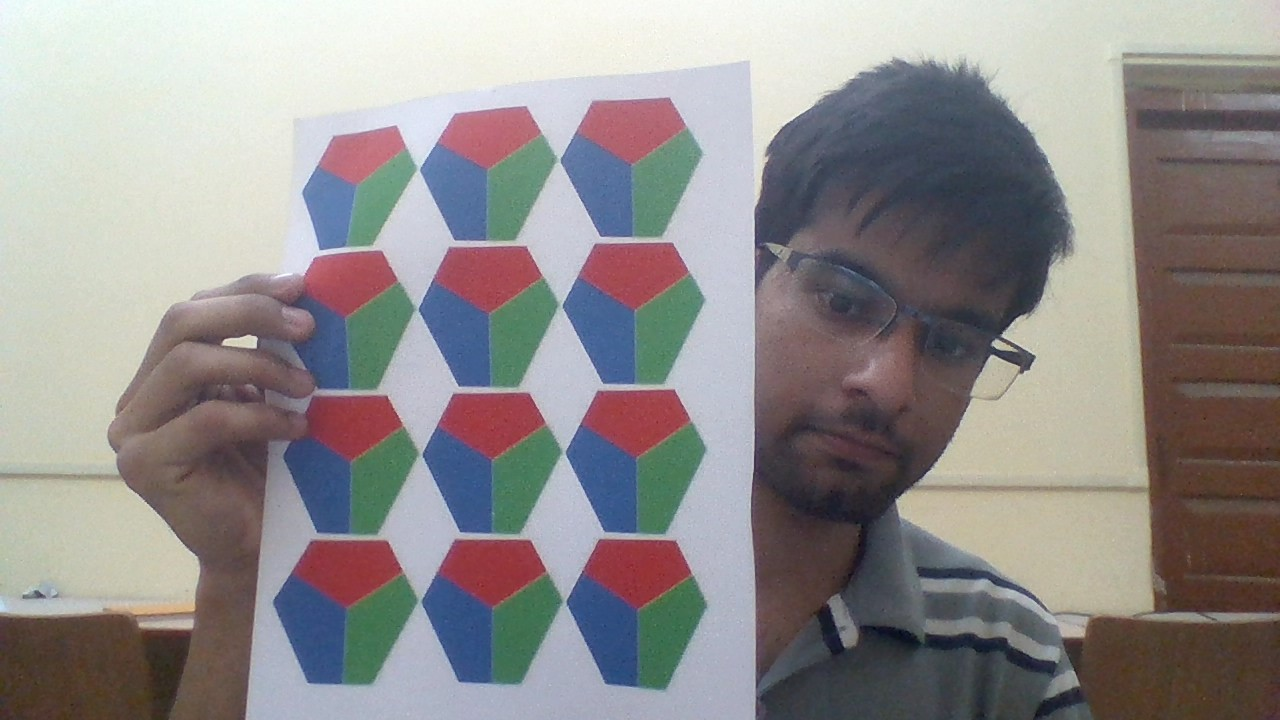
%> input picture test.jpg, 1280 x 720 px
$ octave --eval "result = ipl_find_circle(imread('test.jpg'));"   (GNU Octave 9; MATLAB toolbox functions it lacks are replaced by stand-ins)
%> lines starting %> are read from the running program, lines starting %| are printed output that depends on the picture; in (x1, y1, x2, y2) boxes, pixels count from 0 and x2, y2 are one past the last pixel; in counts of white or black regions, pixels touching at a corner belong together; the program's own positions count from 1
function[circle] = ipl_find_circle(I)
tic
% NOTE: I is assumed to be a grayscale image

% Step 1: Segment image using Otsu큦 method
t = graythresh(I);
%> t = 0.561
BW = im2bw(I, t);
%> BW: size 720x1280 logical; 46.4% white; 220 white regions (199 under 20 px), largest, box (x1, y1, x2, y2) and area: (0, 0, 1280, 720) 423308, (968, 579, 1089, 637) 1455, (139, 617, 194, 629) 501

% Step 2: Leave just "big" components on binary image
[L, num] = bwlabel(BW);
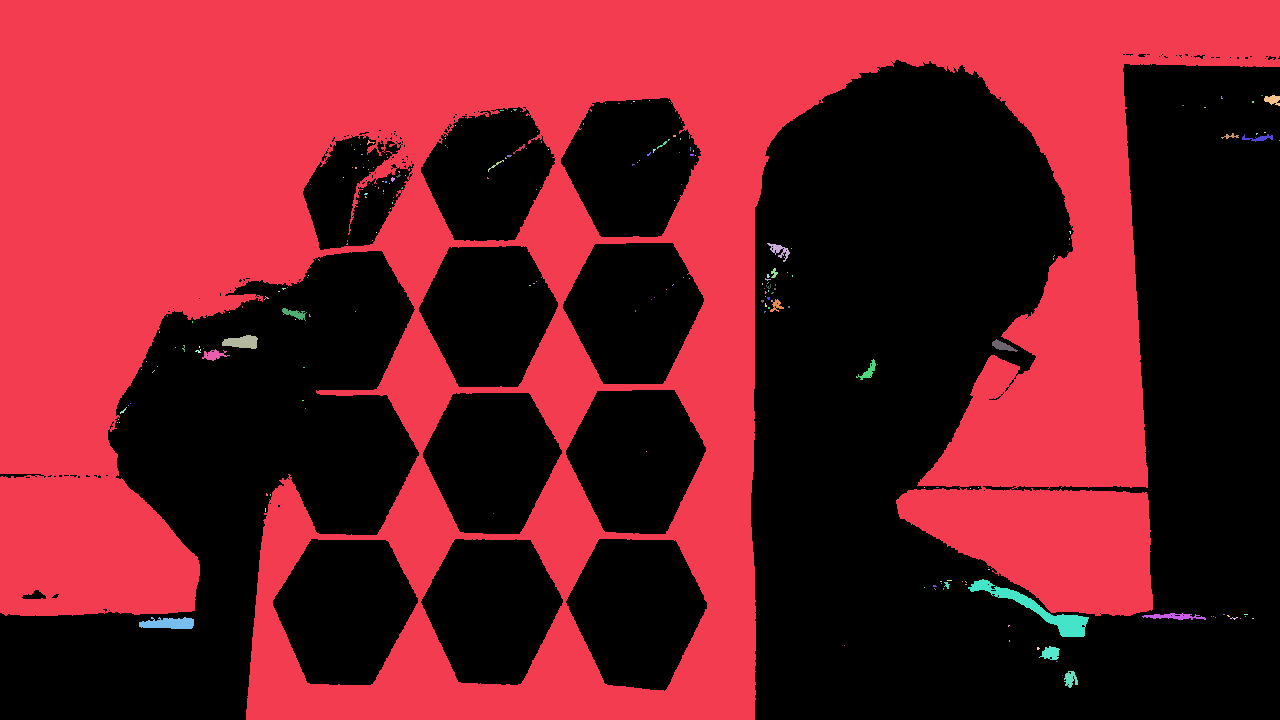
%> L: size 720x1280 double; 221 distinct labels, from 0 to 220; one colour per label, 0 black
%> num = 220
stats = regionprops(L, 'Area', 'PixelIdxList');
%> stats = 220 regions; largest, Area: 423308, 1455, 501, 354, 239
area_vector = [stats(:).Area];
%> area_vector = 220 values, max 423308 at index 1, min 1 at index 2, mean 1945.2
area_vector = sort(area_vector);
%> area_vector = 220 values from 1 to 423308
threshold_pos = floor(num * 0.98);
%> threshold_pos = 215
threshold = area_vector(threshold_pos);
%> threshold = 188

for i=1:num
    if(stats(i).Area < threshold)
        BW(stats(i).PixelIdxList) = false;
    end
end
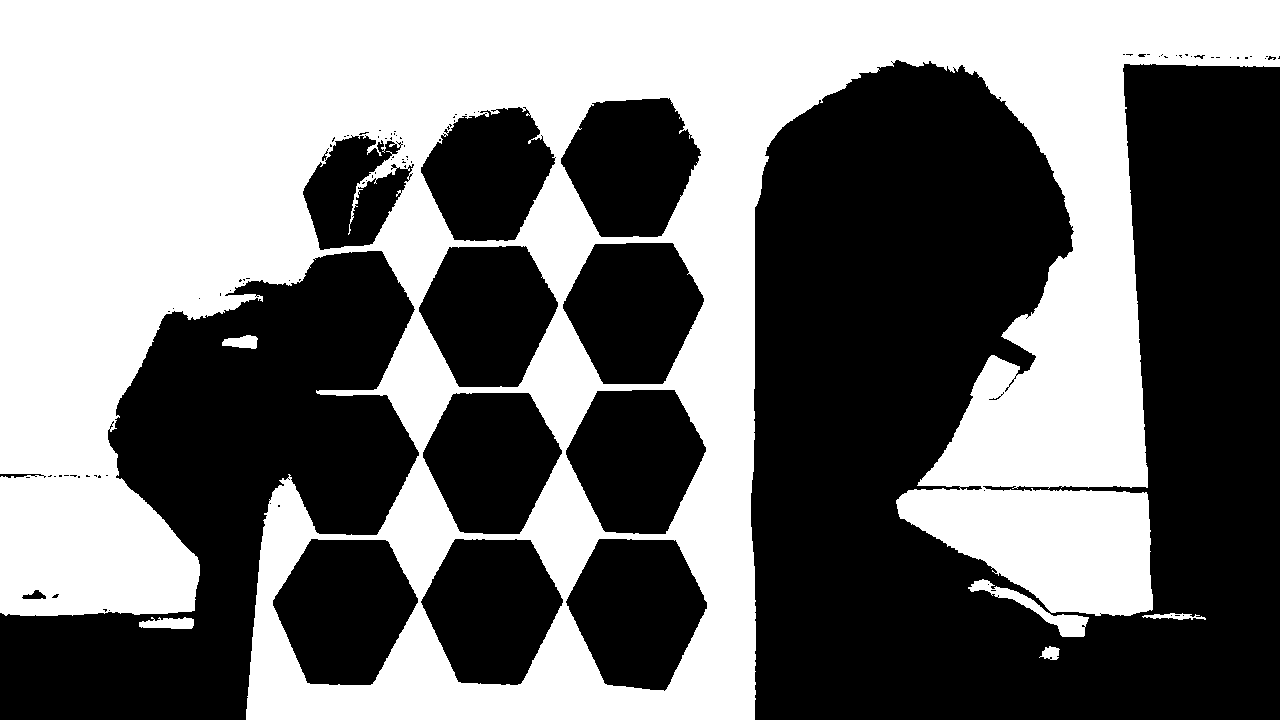
%> BW: size 720x1280 logical; 46.2% white; 6 white regions, box (x1, y1, x2, y2) and area: (0, 0, 1280, 720) 423308, (968, 579, 1089, 637) 1455, (139, 617, 194, 629) 501, (222, 335, 258, 349) 354, (1142, 613, 1206, 620) 239, (1039, 646, 1060, 660) 188

% Step 3: Dilate image with a circle of small radius
str = strel('disk', 5);
BW = imdilate(BW, str);
%> BW: size 720x1280 logical; 50.9% white; 12 black regions

% Step 4: Take component with biggest area as the circle
L = bwlabel(BW);
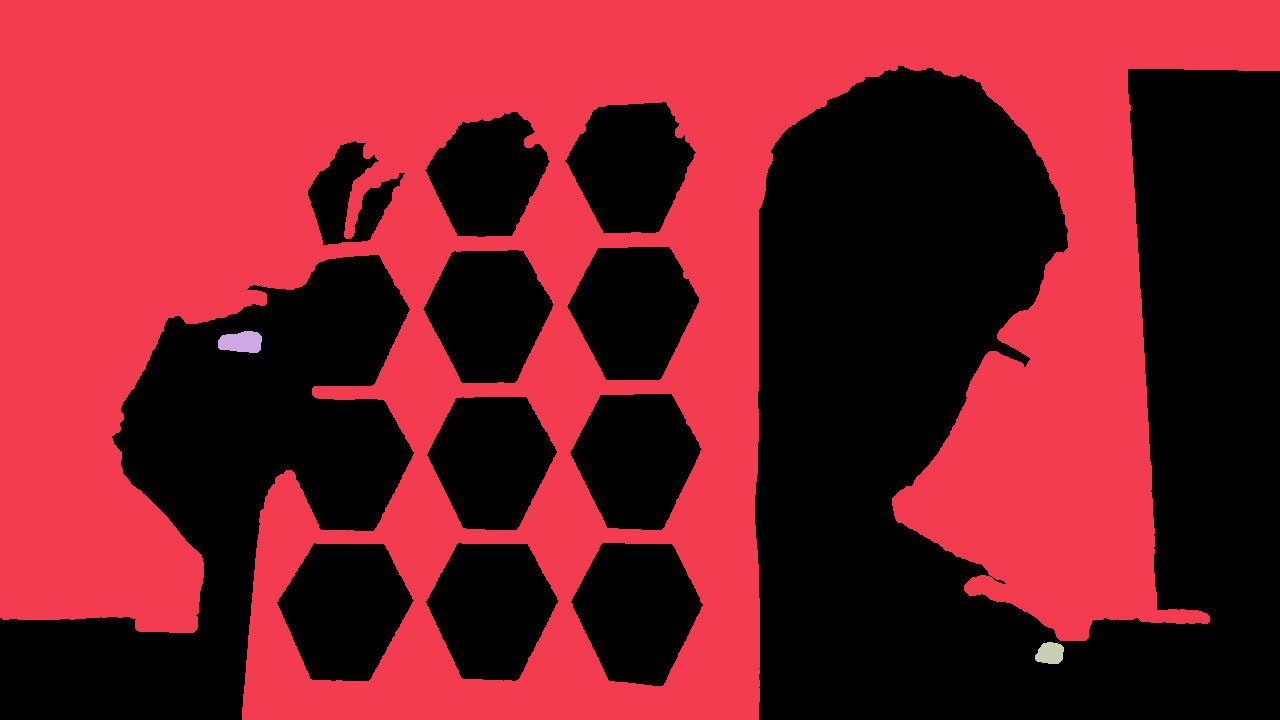
%> L: size 720x1280 double; 4 distinct labels, from 0 to 3; one colour per label, 0 black
stats = regionprops(L, 'Area', 'BoundingBox', 'Centroid', 'EquivDiameter');
%> stats = 3 regions; box (x1, y1, x2, y2), Area, Centroid and EquivDiameter: (0, 0, 1280, 720) 467493 [547.6 300.6] 771.5, (218, 331, 262, 353) 778 [241.9 342.8] 31.47, (1035, 642, 1064, 664) 507 [1050.8 654] 25.41
area_vector = [stats(:).Area];
%> area_vector = [467493 778 507]
[max_value, max_idx] = max(area_vector);
%> max_value = 467493; max_idx = 1
soi = stats(max_idx);
%> soi = 1 region; box (x1, y1, x2, y2), Area, Centroid and EquivDiameter: (0, 0, 1280, 720) 467493 [547.6 300.6] 771.5

% Set output variable
circle = imcrop(I, soi.BoundingBox);
%> circle is the input picture: size 720x1280x3 uint8; mean R, G, B 145.2, 141.3, 140.8

% Display results
radius = soi.EquivDiameter/2;
%> radius = 385.8
N = 1000;
theta = linspace(0, 2*pi, N);
rho = ones(1, N) * radius;
[X,Y] = pol2cart(theta, rho);
%> X = 1000 values, max 385.8 at index 1, min -385.8 at index 500, mean 0.386; Y = 1000 values, max 385.8 at index 251, min -385.8 at index 750, mean 1.46e-14
X = soi.Centroid(1) - X;
%> X = 1000 values, max 933.4 at index 500, min 161.9 at index 1, mean 547.2
Y = soi.Centroid(2) - Y;
%> Y = 1000 values, max 686.3 at index 750, min -85.2 at index 251, mean 300.6
%> `result = ipl_find_circle(imread('test.jpg'));`:
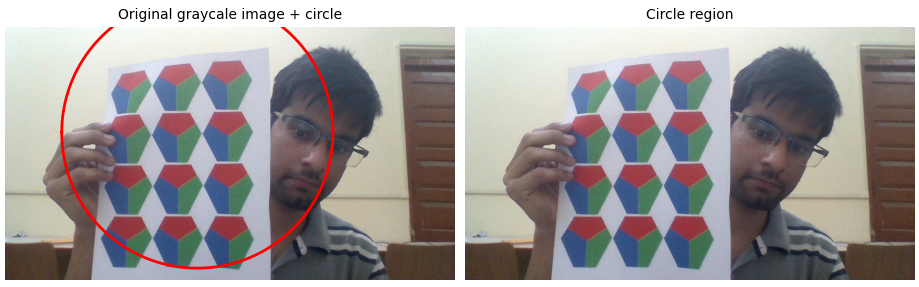
%> figure redrawn from the program's plot data, 2 panels
toc
figure;
subplot(1,2,1);
imshow(I);
hold on;
plot(X, Y, '-r', 'LineWidth', 2);
title('Original graycale image + circle', 'FontSize', 12)

subplot(1,2,2);
imshow(circle);
title('Circle region', 'FontSize', 12);

end

$ run again, on 11 (1).jpg
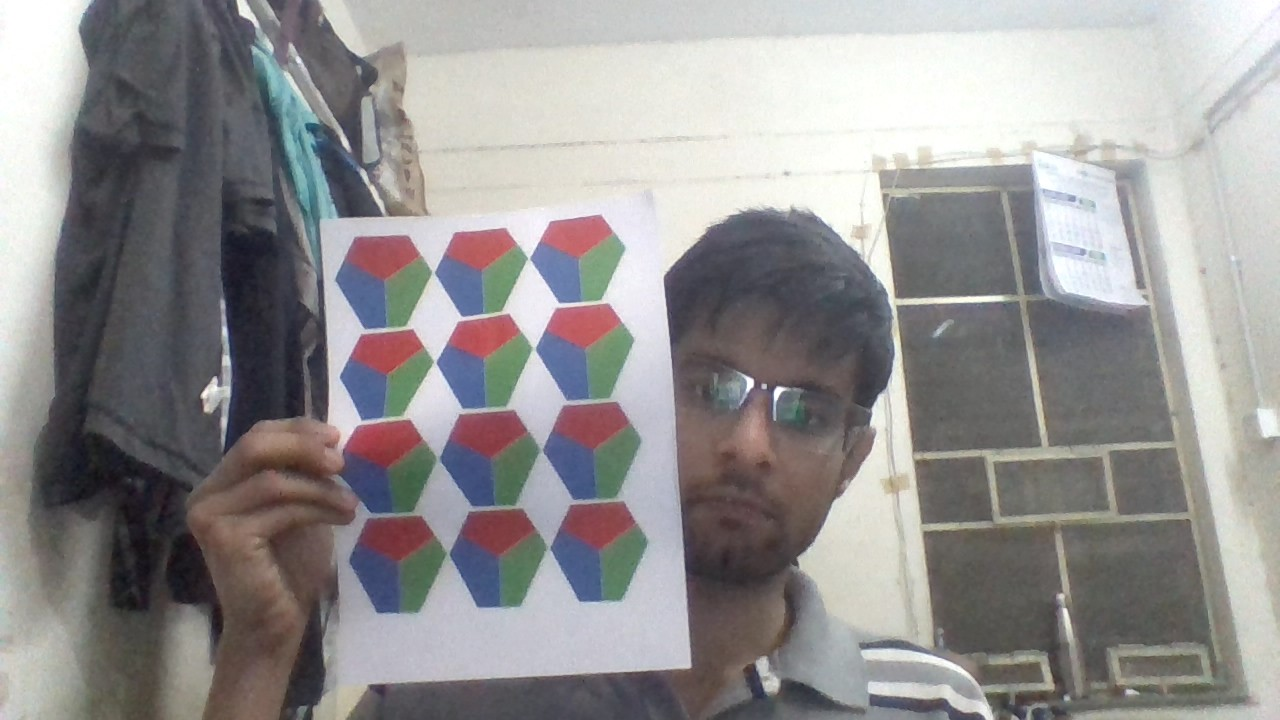
%> input picture 11 (1).jpg, 1280 x 720 px
%> t = 0.592
%> num = 164
%> in ipl_find_circle, `stats = regionprops(L, 'Area', 'PixelIdxList');`: stats = 164 regions; largest, Area: 366467, 38096, 1378, 1158, 768
%> in ipl_find_circle, `area_vector = [stats(:).Area];`: area_vector = 164 values, max 366467 at index 17, min 1 at index 6, mean 2522.5
%> in ipl_find_circle, `area_vector = sort(area_vector);`: area_vector = 164 values from 1 to 366467
%> threshold_pos = 160
%> threshold = 768
%> after the loop in ipl_find_circle, `for i=1:num`:
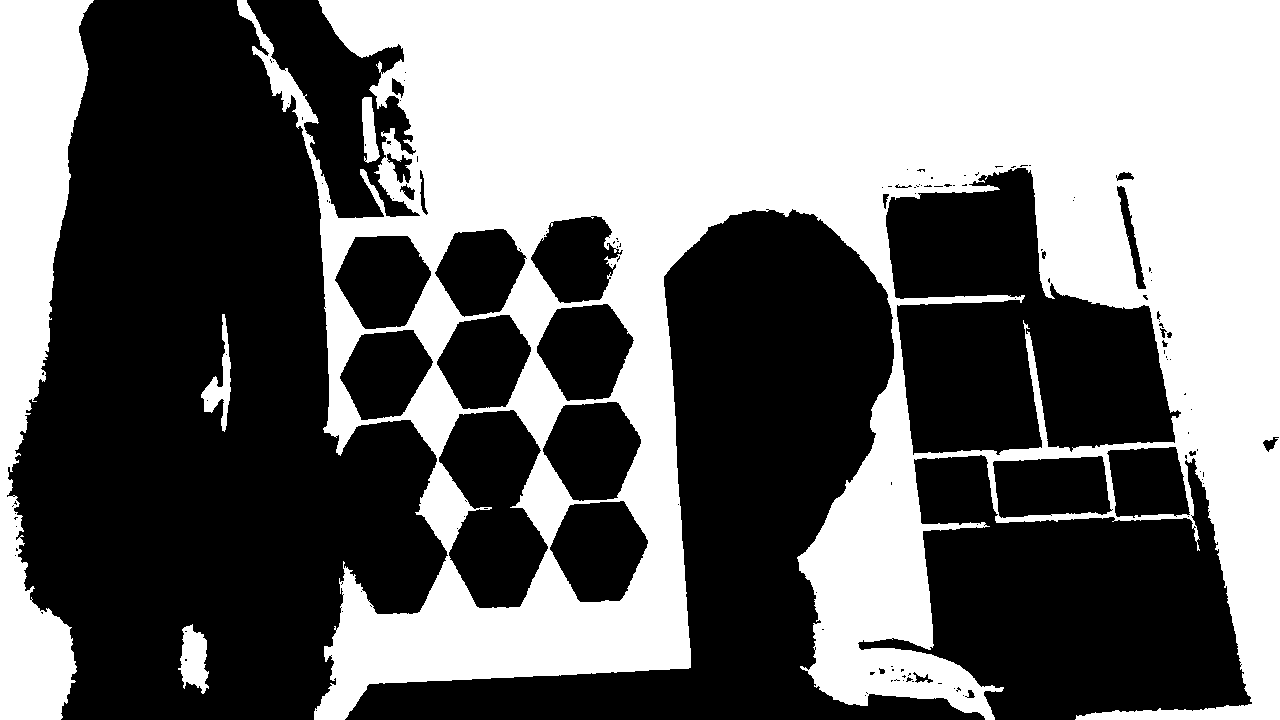
%> BW: size 720x1280 logical; 44.3% white; 5 white regions, box (x1, y1, x2, y2) and area: (237, 0, 1280, 720) 366467, (0, 0, 94, 720) 38096, (178, 624, 209, 694) 1378, (201, 314, 231, 432) 1158, (362, 97, 380, 163) 768
%> in ipl_find_circle, `stats = regionprops(L, 'Area', 'BoundingBox', 'Centroid', 'EquivDiamet..`: stats = 4 regions; box (x1, y1, x2, y2), Area, Centroid and EquivDiameter: (233, 0, 1280, 720) 415639 [805.4 288.9] 727.5, (0, 0, 98, 720) 42027 [34.1 318.9] 231.3, (197, 310, 235, 436) 2512 [221.3 380.8] 56.55, (174, 620, 213, 698) 2297 [194.6 660.4] 54.08
%> in ipl_find_circle, `area_vector = [stats(:).Area];`: area_vector = [42027 2297 2512 415639]
%> max_value = 415639; max_idx = 4
%> soi = 1 region; box (x1, y1, x2, y2), Area, Centroid and EquivDiameter: (233, 0, 1280, 720) 415639 [805.4 288.9] 727.5
%> radius = 363.7
%> in ipl_find_circle, `[X,Y] = pol2cart(theta, rho);`: X = 1000 values, max 363.7 at index 1, min -363.7 at index 500, mean 0.364; Y = 1000 values, max 363.7 at index 251, min -363.7 at index 750, mean 0
%> in ipl_find_circle, `X = soi.Centroid(1) - X;`: X = 1000 values, max 1169.1 at index 500, min 441.7 at index 1, mean 805
%> in ipl_find_circle, `Y = soi.Centroid(2) - Y;`: Y = 1000 values, max 652.6 at index 750, min -74.88 at index 251, mean 288.9
%> `result = ipl_find_circle(imread('test.jpg'));`:
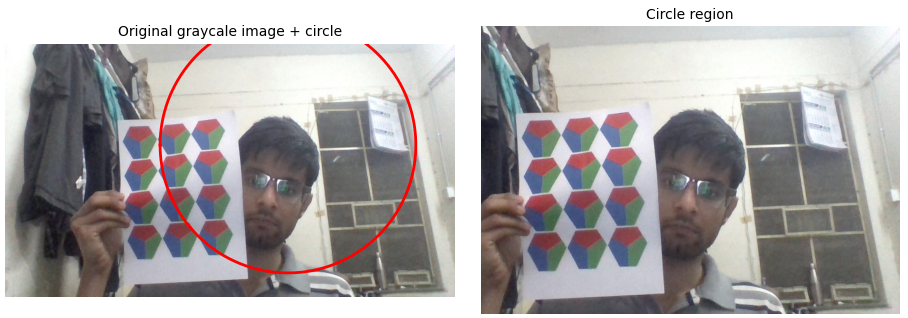
%> figure redrawn from the program's plot data, 2 panels
